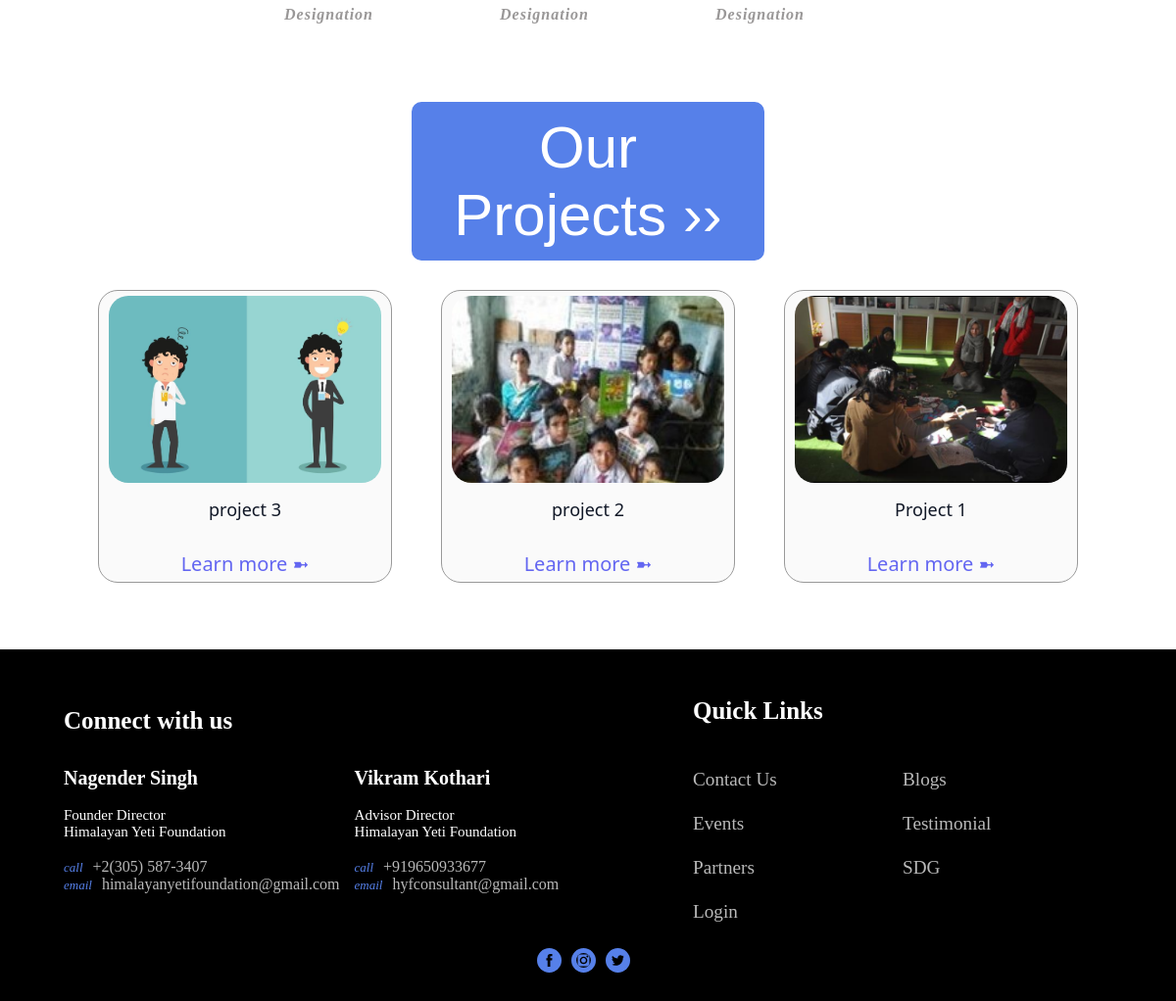
The app's page /about (lower part), older data.
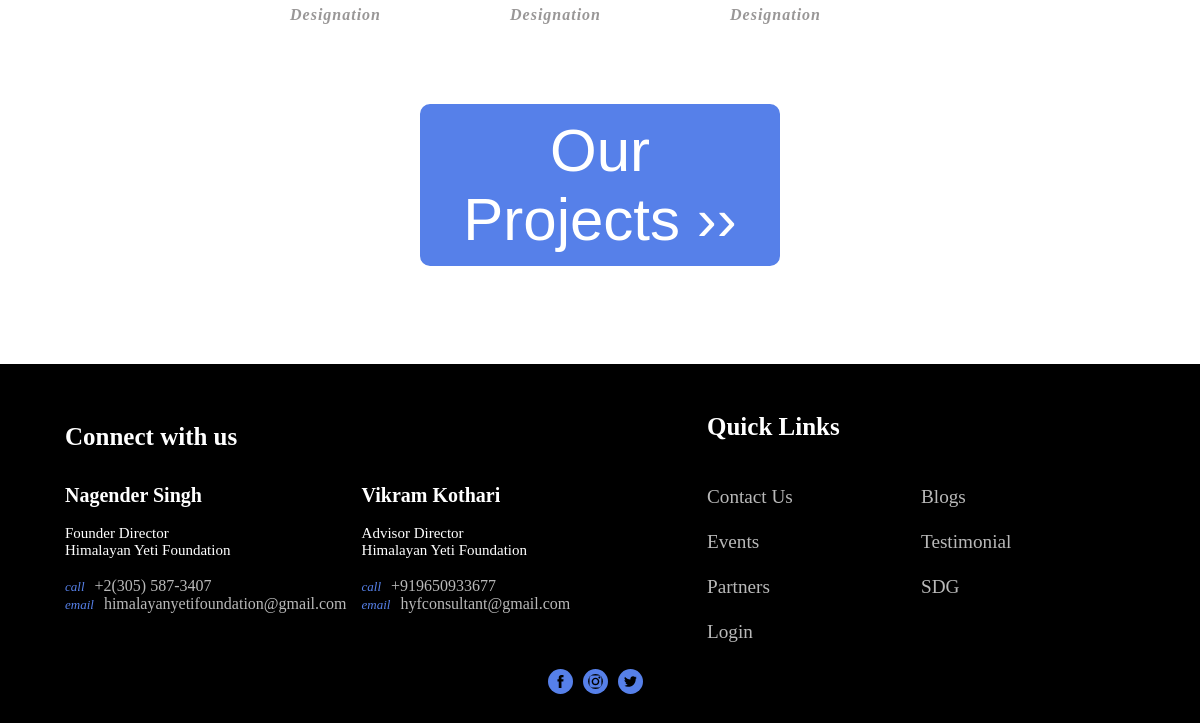
The same page, newer data.
### mainapp/models.py (models this page shows, shortened)
class article(models.Model):
    bid = models.AutoField(primary_key=True)
    title = models.CharField(max_length=255, null=True)
    headerimage = models.ImageField(null=True, upload_to="images")
    author = models.ForeignKey(User, on_delete=models.CASCADE)
    postdate = models.DateTimeField(editable=False, auto_now=True)
    category = models.ForeignKey(categories, on_delete=models.CASCADE)
    label = models.ForeignKey(label, on_delete=models.CASCADE)
    body = RichTextField(blank=True, null=True)
    snippet = models.CharField(max_length=255)

### mainapp/views.py (the view)
# urls.py: path('about', views.about, name='about'),
def about(request):
    contex={}
    project = article.objects.filter(category=7).order_by('-postdate')[0:6]
    contex['project'] = project
    return render(request, "mainapp/about.html", contex)

### mainapp/templates/mainapp/about.html (shortened to what the changed rows need)
<!DOCTYPE html>
{% load static %}
<html lang="en">
<head>
    <link rel="stylesheet" href="{% static 'css/about.css' %}">
</head>
<body>
    <div class="project-area">
        {% for prj in project %}
        <div class="project-item">
            <img class="project-item-image" src="{{prj.headerimage.url}}" alt="ni pata kaha guya image">
            <div class="project-item-content">
                <span class="projext-item-content-titel">
                    {{prj.title|slice:":100"}}
                </span>
            </div>
            <div class="project-item-buttons">
                <a href="{% url 'viewarticle' prj.bid %}" class="learn-more">
                    Learn more &#10172;
                </a>
            </div>
        </div>
        {% endfor %}
    </div>
    <br>
    <section class="section footer">
        <div class="container">
            <div class="row">
                <div class="col-1">
                    <div class="widget">
                        <h2>Connect with us</h2>
                    </div>
                </div>
            </div>
        </div>
    </section>
</body>
</html>

Row changes from the older to the newer data that the page shows:
removed article: headerimage (picture), title "project 3"
removed article: headerimage (picture), title "project 2"
removed article: headerimage (picture), title "Project 1"
